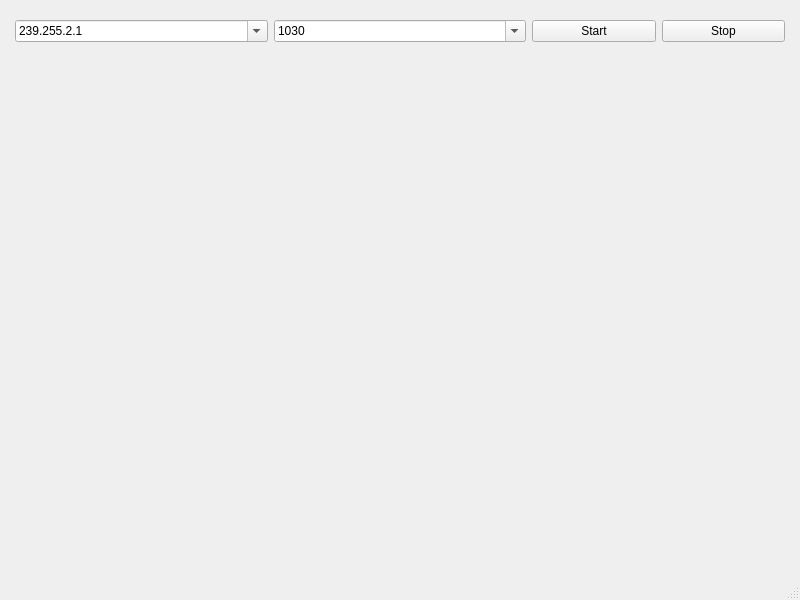
<?xml version="1.0" encoding="UTF-8"?>
<ui version="4.0">
 <class>MainWindow</class>
 <widget class="QMainWindow" name="MainWindow">
  <property name="geometry">
   <rect>
    <x>0</x>
    <y>0</y>
    <width>800</width>
    <height>600</height>
   </rect>
  </property>
  <property name="windowTitle">
   <string>MainWindow</string>
  </property>
  <widget class="QWidget" name="centralwidget">
   <layout class="QGridLayout" name="gridLayout" rowstretch="0" columnstretch="1">
    <property name="leftMargin">
     <number>15</number>
    </property>
    <property name="topMargin">
     <number>20</number>
    </property>
    <property name="rightMargin">
     <number>15</number>
    </property>
    <item row="0" column="0">
     <layout class="QGridLayout" name="gridLayout_3" rowstretch="0,0,0" columnstretch="0,0">
      <item row="0" column="0" colspan="2">
       <layout class="QHBoxLayout" name="horizontalLayout_3" stretch="0,0,0">
        <item>
         <widget class="QComboBox" name="le_adr">
          <property name="editable">
           <bool>true</bool>
          </property>
          <item>
           <property name="text">
            <string>239.255.2.1</string>
           </property>
          </item>
          <item>
           <property name="text">
            <string>239.255.2.2</string>
           </property>
          </item>
          <item>
           <property name="text">
            <string>239.255.2.3</string>
           </property>
          </item>
          <item>
           <property name="text">
            <string>239.255.2.3</string>
           </property>
          </item>
          <item>
           <property name="text">
            <string>239.255.2.3</string>
           </property>
          </item>
         </widget>
        </item>
        <item>
         <widget class="QComboBox" name="le_port">
          <property name="editable">
           <bool>true</bool>
          </property>
          <item>
           <property name="text">
            <string>1030</string>
           </property>
          </item>
          <item>
           <property name="text">
            <string>1028</string>
           </property>
          </item>
          <item>
           <property name="text">
            <string>49152</string>
           </property>
          </item>
          <item>
           <property name="text">
            <string>49153</string>
           </property>
          </item>
          <item>
           <property name="text">
            <string>49155</string>
           </property>
          </item>
          <item>
           <property name="text">
            <string>1030</string>
           </property>
          </item>
         </widget>
        </item>
        <item>
         <layout class="QHBoxLayout" name="horizontalLayout_2">
          <item>
           <widget class="QPushButton" name="bn_start">
            <property name="text">
             <string>Start</string>
            </property>
           </widget>
          </item>
          <item>
           <widget class="QPushButton" name="bn_stop">
            <property name="text">
             <string>Stop</string>
            </property>
           </widget>
          </item>
         </layout>
        </item>
       </layout>
      </item>
      <item row="2" column="0">
       <widget class="QLabel" name="lb_result">
        <property name="text">
         <string/>
        </property>
       </widget>
      </item>
     </layout>
    </item>
   </layout>
  </widget>
  <widget class="QMenuBar" name="menubar">
   <property name="geometry">
    <rect>
     <x>0</x>
     <y>0</y>
     <width>800</width>
     <height>20</height>
    </rect>
   </property>
  </widget>
  <widget class="QStatusBar" name="statusbar"/>
 </widget>
 <resources/>
 <connections/>
</ui>
